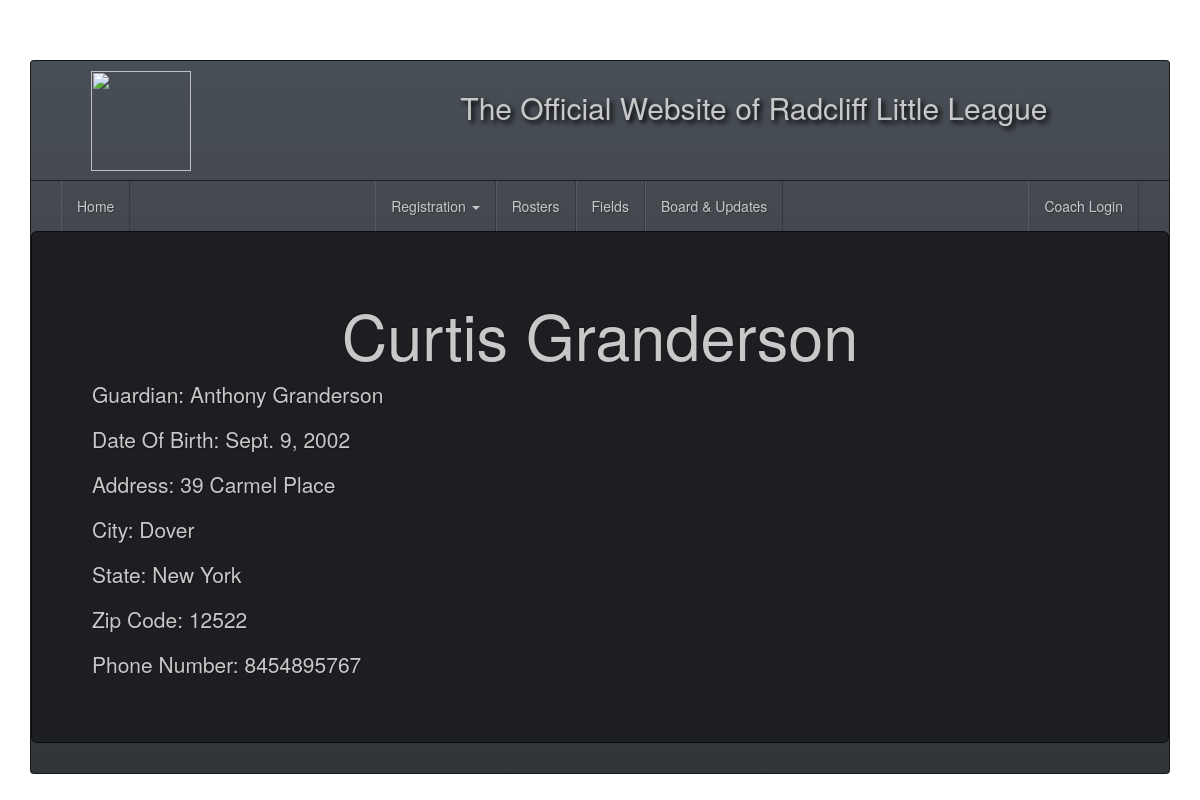
/roster/1/, run on an earlier commit of the app's database.
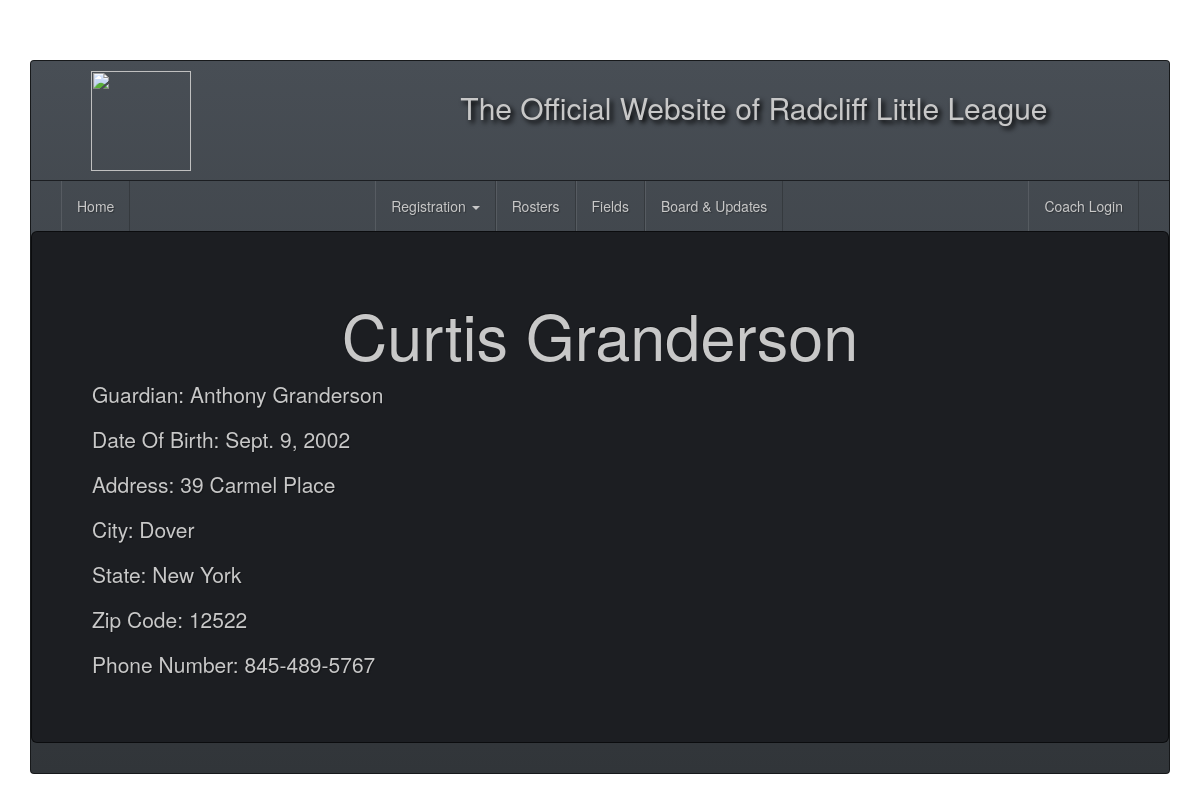
And on a later commit of the database.
### core/models.py (models this page shows, shortened)
class Player(models.Model):
    GuardianFirstName = models.CharField('Guardian First Name', max_length=300)
    GuardianLastName = models.CharField('Guardian Last Name', max_length=300)
    PlayerFirstName = models.CharField('Player First Name', max_length=300)
    PlayerLastName = models.CharField('Player Last Name', max_length=300)
    DateOfBirth = models.DateField('Date Of Birth')
    Street = models.CharField(max_length=300)
    City = models.CharField(max_length=300)
    State = models.CharField(max_length=300)
    Zipcode = models.IntegerField('Zip Code')
    PhoneNumber = models.CharField(max_length=50, verbose_name='Phone Number', help_text="Please use the following format: <em>555-555-5555</em>.")
    Level = models.IntegerField(choices=level_choices, default=0)

### core/views.py (the view)
# urls.py: url(r'^roster/(?P<pk>\d+)/$', PlayerInfoDetailView.as_view(), name='player_detail'),
class PlayerInfoDetailView(DetailView):
    model = Player
    template_name = "player_info.html"

### templates/player_info.html
{% extends 'base.html' %}
{% block content %}
<div class="jumbotron">
    <h1 align="center">{{ player.PlayerFirstName }} {{ player.PlayerLastName }}</h1>
    <p>Guardian: {{ player.GuardianFirstName }} {{ player.GuardianLastName }}</p>
    <p>Date Of Birth: {{ player.DateOfBirth }}</p>
    <p>Address: {{ player.Street }}</p>
    <p>City: {{ player.City}}</p>
    <p>State: {{ player.State}}</p>
    <p>Zip Code: {{ player.Zipcode }}</p>
    <p>Phone Number: {{ player.PhoneNumber }}</p>
</div>
{% endblock %}

What changed in the data, as far as the page shows it:
changed Player "Curtis": PhoneNumber "8454895767" → "845-489-5767"
